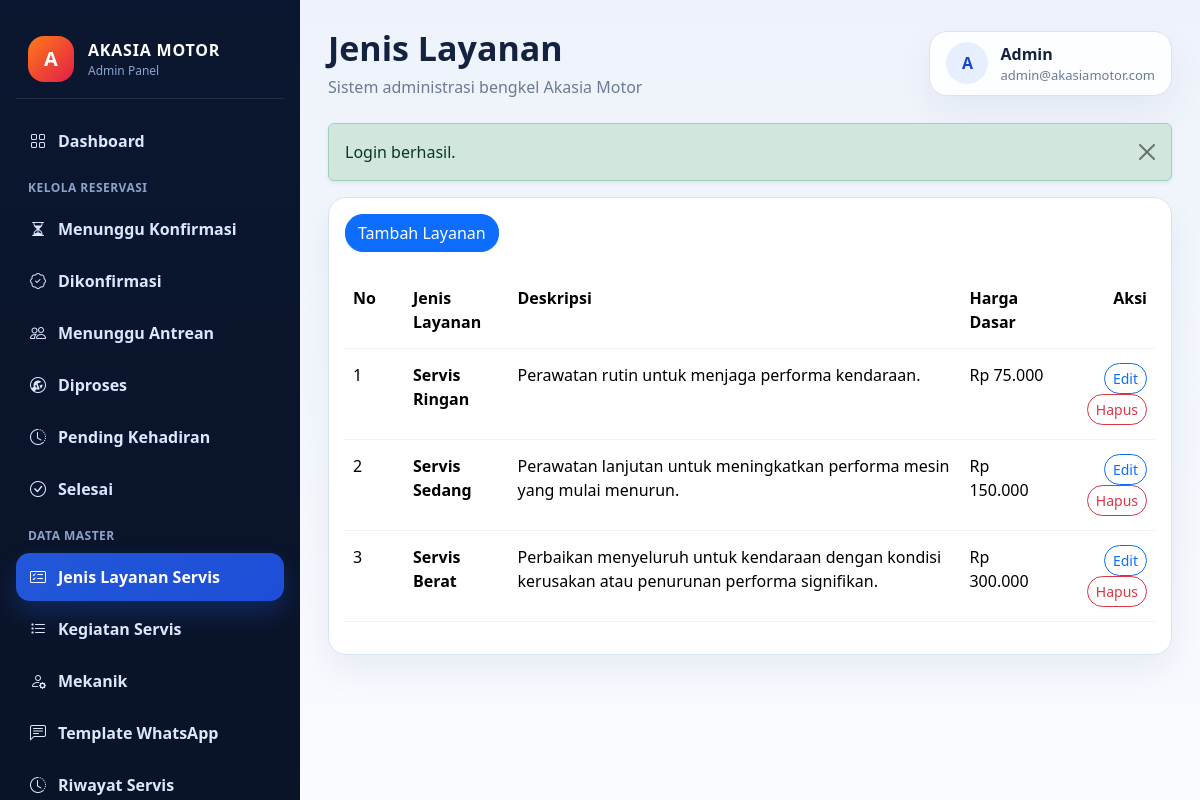
The page /index.php?page=jenis_layanan (signed in) on the database its author committed.
### tables this page shows
CREATE TABLE `jenis_layanan` (
  `id` int(11) NOT NULL,
  `nama` varchar(100) NOT NULL,
  `deskripsi` text DEFAULT NULL,
  `harga` int(11) NOT NULL DEFAULT 0
);

### index.php (called while the page is built, shortened)
<?php
$page = $_GET['page'] ?? 'dashboard';
$pageFile = __DIR__ . '/pages/' . $page . '.php';
require __DIR__ . '/layout/header.php';
require __DIR__ . '/layout/sidebar.php';
require $pageFile;
require __DIR__ . '/layout/footer.php';

### pages/jenis_layanan.php (the view, shortened to what this page needs)
<?php
$jenisStmt = $pdo->query("SELECT id, nama, deskripsi, harga FROM jenis_layanan ORDER BY id ASC");
$jenisLayananList = $jenisStmt->fetchAll();
?>
<div class="card border-0 shadow-sm">
    <div class="card-body">
        <div class="toolbar">
            <div class="toolbar-group">
                <a href="index.php?page=jenis_layanan&form=tambah" class="btn btn-primary">Tambah Layanan</a>
            </div>
        </div>
        <div class="table-responsive">
            <table class="table align-middle">
                <thead>
                    <tr>
                        <th style="width: 60px;">No</th>
                        <th>Jenis Layanan</th>
                        <th>Deskripsi</th>
                        <th>Harga Dasar</th>
                        <th class="text-end">Aksi</th>
                    </tr>
                </thead>
                <tbody>
                    <?php foreach ($jenisLayananList as $index => $item): ?>
                        <tr>
                            <td><?= $index + 1 ?></td>
                            <td class="fw-semibold"><?= htmlspecialchars($item['nama']) ?></td>
                            <td><?= htmlspecialchars($item['deskripsi']) ?></td>
                            <td>Rp <?= number_format((int) $item['harga'], 0, ',', '.') ?></td>
                            <td class="text-end">
                                <a href="index.php?page=jenis_layanan&edit=<?= (int) $item['id'] ?>" class="btn btn-sm btn-outline-primary">Edit</a>
                                <form method="post" action="index.php?page=jenis_layanan" class="d-inline">
                                    <button type="submit" class="btn btn-sm btn-outline-danger" onclick="return confirm('Hapus jenis layanan ini?');">Hapus</button>
                                </form>
                            </td>
                        </tr>
                    <?php endforeach; ?>
                </tbody>
            </table>
        </div>
    </div>
</div>

### assets/css/style.css (style rules this page uses)
:root { --sidebar-bg: #0b1730; --sidebar-soft: #11244a; --sidebar-active: #2258d8; --sidebar-text: #dbe7ff; --body-bg: #f4f7fb; --surface: #ffffff; --border: #d9e2f1; --title: #13233f; --muted: #6c7a92; --success-soft: #e9fbf0; --warning-soft: #fff5de; --danger-soft: #fff0ef; --status-1-bg: #e3f2fd; --status-1-text: #1565c0; --status-2-bg: #e8f5e9; --status-2-text: #2e7d32; --status-3-bg: #fff3e0; --status-3-text: #ef6c00; --status-4-bg: #fce4ec; --status-4-text: #c2185b; --status-5-bg: #f3e5f5; --status-5-text: #7b1fa2; --status-6-bg: #e0f2f1; --status-6-text: #00695c; }
* { box-sizing: border-box; }
body { margin: 0; font-family: "Segoe UI", Tahoma, Geneva, Verdana, sans-serif; background: linear-gradient(180deg, #eef3fb 0%, #f8fbff 100%); color: var(--title); overflow-x: hidden; }
.card, .topbar-user, .form-control, .form-select, .btn, .modal-content { border-radius: 18px; }
.card { border: 1px solid var(--border) !important; box-shadow: 0 16px 34px rgba(16, 37, 74, 0.06) !important; }
.toolbar { display: flex; align-items: center; justify-content: space-between; gap: 16px; margin-bottom: 20px; flex-wrap: wrap; }
.toolbar-group { display: flex; align-items: center; gap: 12px; flex-wrap: wrap; }
.table > :not(caption) > * > * { padding-top: 14px; padding-bottom: 14px; border-bottom-color: #edf2f8; vertical-align: top; }
.table-responsive { overflow-x: auto; }

### rows shown on the page
jenis_layanan: nama "Servis Ringan", deskripsi "Perawatan rutin untuk menjaga performa kendaraan.", harga "75.000"
jenis_layanan: nama "Servis Sedang", deskripsi "Perawatan lanjutan untuk meningkatkan performa mesin yang mulai menurun.", harga "150.000"
jenis_layanan: nama "Servis Berat", deskripsi "Perbaikan menyeluruh untuk kendaraan dengan kondisi kerusakan atau penurunan performa signifikan.", harga "300.000"

### other values the page prints
$pageTitle "Jenis Layanan"
substr($adminUser['nama'] ?? 'A', 0, 1) "A"
$adminUser['nama'] "Admin"
$adminUser['email'] "admin@akasiamotor.com"
$flash['message'] "Login berhasil."
